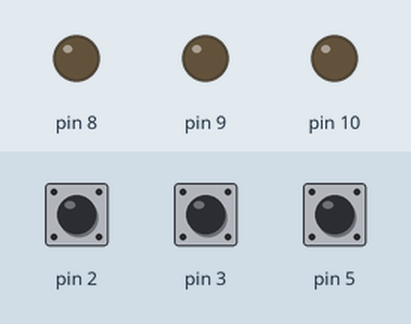
Bench run of a sketch on a simulated Arduino Uno, built with avr-gcc and run on an emulated ATmega328P. Parts: output pins drawn as LEDs (lit = HIGH). The inputs (shaded band) are chosen by the test bench; at power-on: pin 2 HIGH, pin 3 HIGH, pin 5 HIGH.

Above: at 1.2 s.
1.3 s: pin 2 pulled LOW for 0.15 s
At 1.37 s:
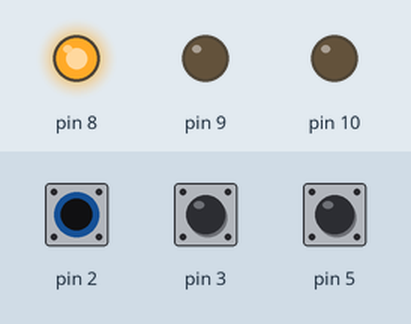
2.9 s: pin 3 pulled LOW for 0.15 s
At 2.97 s:
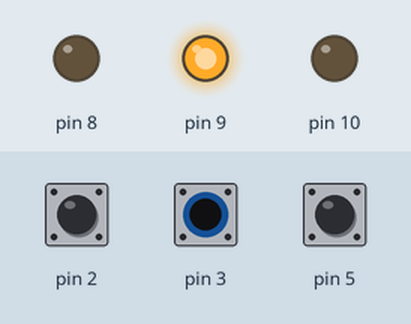
4.5 s: pin 5 pulled LOW for 0.15 s
At 4.57 s:
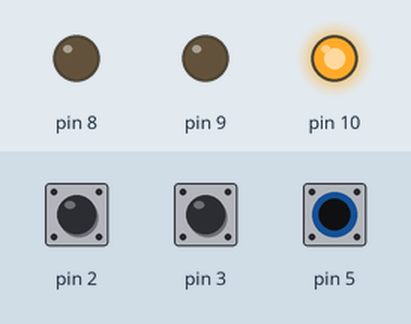
6.1 s: pin 5 pulled LOW for 3.2 s
At 9.8 s:
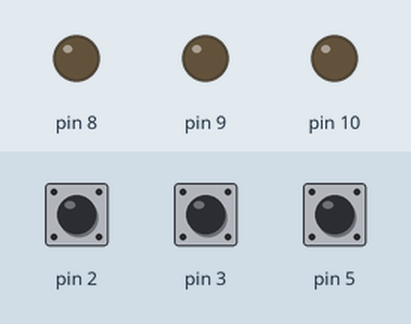
10.8 s: pin 2 pulled LOW for 3.2 s
At 12.1 s:
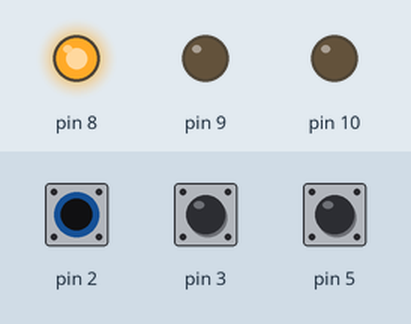
15.5 s: pin 2 driven LOW and pin 3 driven LOW
At 16.9 s:
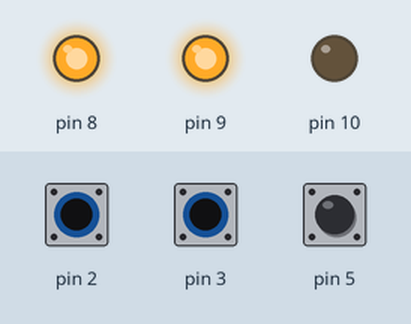
Timing chart, 0 to 18.0 s (numbered marks = the images above; inputs shaded):
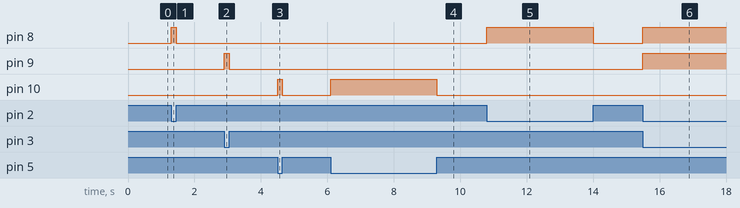

Measured:
- after the input at 1.3 s, pin 8: LOW → HIGH at once, → LOW 0.15 s later
- after the input at 2.9 s, pin 9: LOW → HIGH at once, → LOW 0.15 s later
- after the input at 4.5 s, pin 10: LOW → HIGH at once, → LOW 0.15 s later
- after the input at 6.1 s, pin 10: LOW → HIGH at once, → LOW 3.2 s later
- after the input at 10.8 s, pin 8: LOW → HIGH at once, → LOW 3.2 s later
- after the input at 15.5 s, pin 8, pin 9: LOW → HIGH at once

The sketch:

sketch_dec20c.ino
```cpp
void setup() {
  pinMode(8, OUTPUT);
  pinMode(9, OUTPUT);
  pinMode(10, OUTPUT);
  pinMode(2, INPUT_PULLUP);
  pinMode(3, INPUT_PULLUP);
  pinMode(5, INPUT_PULLUP);
}

void loop() {

  if (digitalRead(2)){
    digitalWrite(8, LOW);
  }
  else{
    digitalWrite(8, HIGH);
  }

  if (digitalRead(3)){
    digitalWrite(9, LOW);
  }
  else{
    digitalWrite(9, HIGH);
  }

  if (digitalRead(5)){
    digitalWrite(10, LOW);
  }
  else{
    digitalWrite(10, HIGH);
  }
}
```
